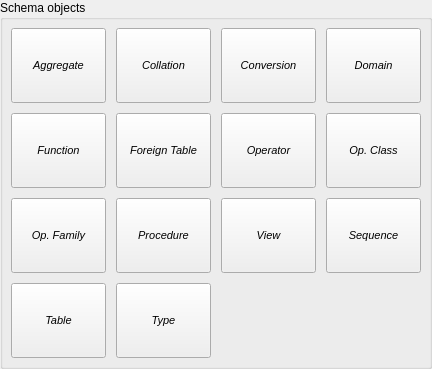
       <widget class="QGroupBox" name="sch_objs_grp">
        <property name="title">
         <string>Schema objects</string>
        </property>
        <layout class="QGridLayout" name="gridLayout_8">
         <property name="leftMargin">
          <number>4</number>
         </property>
         <property name="topMargin">
          <number>4</number>
         </property>
         <property name="rightMargin">
          <number>4</number>
         </property>
         <property name="bottomMargin">
          <number>4</number>
         </property>
         <item row="0" column="0">
          <widget class="QWidget" name="sch_objs_btns_wgt" native="true">
           <property name="sizePolicy">
            <sizepolicy hsizetype="Preferred" vsizetype="Fixed">
             <horstretch>0</horstretch>
             <verstretch>0</verstretch>
            </sizepolicy>
           </property>
           <layout class="QGridLayout" name="gridLayout">
            <property name="leftMargin">
             <number>4</number>
            </property>
            <property name="topMargin">
             <number>4</number>
            </property>
            <property name="rightMargin">
             <number>4</number>
            </property>
            <property name="bottomMargin">
             <number>4</number>
            </property>
            <property name="spacing">
             <number>10</number>
            </property>
            <item row="1" column="4">
             <widget class="QToolButton" name="opclass_tb">
              <property name="sizePolicy">
               <sizepolicy hsizetype="Preferred" vsizetype="Fixed">
                <horstretch>0</horstretch>
                <verstretch>0</verstretch>
               </sizepolicy>
              </property>
              <property name="minimumSize">
               <size>
                <width>95</width>
                <height>75</height>
               </size>
              </property>
              <property name="font">
               <font>
                <pointsize>8</pointsize>
                <weight>50</weight>
                <italic>true</italic>
                <bold>false</bold>
               </font>
              </property>
              <property name="focusPolicy">
               <enum>Qt::NoFocus</enum>
              </property>
              <property name="text">
               <string>Op. Class</string>
              </property>
              <property name="icon">
               <iconset resource="../res/resources.qrc">
                <normaloff>:/icons/icons/opclass.png</normaloff>:/icons/icons/opclass.png</iconset>
              </property>
              <property name="iconSize">
               <size>
                <width>32</width>
                <height>32</height>
               </size>
              </property>
              <property name="popupMode">
               <enum>QToolButton::InstantPopup</enum>
              </property>
              <property name="toolButtonStyle">
               <enum>Qt::ToolButtonTextUnderIcon</enum>
              </property>
             </widget>
            </item>
            <item row="1" column="0">
             <widget class="QToolButton" name="function_tb">
              <property name="sizePolicy">
               <sizepolicy hsizetype="Preferred" vsizetype="Fixed">
                <horstretch>0</horstretch>
                <verstretch>0</verstretch>
               </sizepolicy>
              </property>
              <property name="minimumSize">
               <size>
                <width>95</width>
                <height>75</height>
               </size>
              </property>
              <property name="font">
               <font>
                <pointsize>8</pointsize>
                <weight>50</weight>
                <italic>true</italic>
                <bold>false</bold>
               </font>
              </property>
              <property name="focusPolicy">
               <enum>Qt::NoFocus</enum>
              </property>
              <property name="text">
               <string>Function</string>
              </property>
              <property name="icon">
               <iconset resource="../res/resources.qrc">
                <normaloff>:/icons/icons/function.png</normaloff>:/icons/icons/function.png</iconset>
              </property>
              <property name="iconSize">
               <size>
                <width>32</width>
                <height>32</height>
               </size>
              </property>
              <property name="popupMode">
               <enum>QToolButton::InstantPopup</enum>
              </property>
              <property name="toolButtonStyle">
               <enum>Qt::ToolButtonTextUnderIcon</enum>
              </property>
             </widget>
            </item>
            <item row="0" column="2">
             <widget class="QToolButton" name="conversion_tb">
              <property name="sizePolicy">
               <sizepolicy hsizetype="Preferred" vsizetype="Fixed">
                <horstretch>0</horstretch>
                <verstretch>0</verstretch>
               </sizepolicy>
              </property>
              <property name="minimumSize">
               <size>
                <width>95</width>
                <height>75</height>
               </size>
              </property>
              <property name="font">
               <font>
                <pointsize>8</pointsize>
                <weight>50</weight>
                <italic>true</italic>
                <bold>false</bold>
               </font>
              </property>
              <property name="focusPolicy">
               <enum>Qt::NoFocus</enum>
              </property>
              <property name="text">
               <string>Conversion</string>
              </property>
              <property name="icon">
               <iconset resource="../res/resources.qrc">
                <normaloff>:/icons/icons/conversion.png</normaloff>:/icons/icons/conversion.png</iconset>
              </property>
              <property name="iconSize">
               <size>
                <width>32</width>
                <height>32</height>
               </size>
              </property>
              <property name="popupMode">
               <enum>QToolButton::InstantPopup</enum>
              </property>
              <property name="toolButtonStyle">
               <enum>Qt::ToolButtonTextUnderIcon</enum>
              </property>
             </widget>
            </item>
            <item row="0" column="1">
             <widget class="QToolButton" name="collation_tb">
              <property name="sizePolicy">
               <sizepolicy hsizetype="Preferred" vsizetype="Fixed">
                <horstretch>0</horstretch>
                <verstretch>0</verstretch>
               </sizepolicy>
              </property>
              <property name="minimumSize">
               <size>
                <width>95</width>
                <height>75</height>
               </size>
              </property>
              <property name="font">
               <font>
                <pointsize>8</pointsize>
                <weight>50</weight>
                <italic>true</italic>
                <bold>false</bold>
               </font>
              </property>
              <property name="focusPolicy">
               <enum>Qt::NoFocus</enum>
              </property>
              <property name="text">
               <string>Collation</string>
              </property>
              <property name="icon">
               <iconset resource="../res/resources.qrc">
                <normaloff>:/icons/icons/collation.png</normaloff>:/icons/icons/collation.png</iconset>
              </property>
              <property name="iconSize">
               <size>
                <width>32</width>
                <height>32</height>
               </size>
              </property>
              <property name="popupMode">
               <enum>QToolButton::InstantPopup</enum>
              </property>
              <property name="toolButtonStyle">
               <enum>Qt::ToolButtonTextUnderIcon</enum>
              </property>
             </widget>
            </item>
            <item row="1" column="1">
             <widget class="QToolButton" name="foreigntable_tb">
              <property name="sizePolicy">
               <sizepolicy hsizetype="Preferred" vsizetype="Fixed">
                <horstretch>0</horstretch>
                <verstretch>0</verstretch>
               </sizepolicy>
              </property>
              <property name="minimumSize">
               <size>
                <width>95</width>
                <height>75</height>
               </size>
              </property>
              <property name="font">
               <font>
                <pointsize>8</pointsize>
                <weight>50</weight>
                <italic>true</italic>
                <bold>false</bold>
               </font>
              </property>
              <property name="focusPolicy">
               <enum>Qt::NoFocus</enum>
              </property>
              <property name="text">
               <string>Foreign Table</string>
              </property>
              <property name="icon">
               <iconset resource="../res/resources.qrc">
                <normaloff>:/icons/icons/foreigntable.png</normaloff>:/icons/icons/foreigntable.png</iconset>
              </property>
              <property name="iconSize">
               <size>
                <width>32</width>
                <height>32</height>
               </size>
              </property>
              <property name="popupMode">
               <enum>QToolButton::InstantPopup</enum>
              </property>
              <property name="toolButtonStyle">
               <enum>Qt::ToolButtonTextUnderIcon</enum>
              </property>
             </widget>
            </item>
            <item row="2" column="0">
             <widget class="QToolButton" name="opfamily_tb">
              <property name="sizePolicy">
               <sizepolicy hsizetype="Preferred" vsizetype="Fixed">
                <horstretch>0</horstretch>
                <verstretch>0</verstretch>
               </sizepolicy>
              </property>
              <property name="minimumSize">
               <size>
                <width>95</width>
                <height>75</height>
               </size>
              </property>
              <property name="font">
               <font>
                <pointsize>8</pointsize>
                <weight>50</weight>
                <italic>true</italic>
                <bold>false</bold>
               </font>
              </property>
              <property name="focusPolicy">
               <enum>Qt::NoFocus</enum>
              </property>
              <property name="text">
               <string>Op. Family</string>
              </property>
              <property name="icon">
               <iconset resource="../res/resources.qrc">
                <normaloff>:/icons/icons/opfamily.png</normaloff>:/icons/icons/opfamily.png</iconset>
              </property>
              <property name="iconSize">
               <size>
                <width>32</width>
                <height>32</height>
               </size>
              </property>
              <property name="popupMode">
               <enum>QToolButton::InstantPopup</enum>
              </property>
              <property name="toolButtonStyle">
               <enum>Qt::ToolButtonTextUnderIcon</enum>
              </property>
             </widget>
            </item>
            <item row="1" column="2">
             <widget class="QToolButton" name="operator_tb">
              <property name="sizePolicy">
               <sizepolicy hsizetype="Preferred" vsizetype="Fixed">
                <horstretch>0</horstretch>
                <verstretch>0</verstretch>
               </sizepolicy>
              </property>
              <property name="minimumSize">
               <size>
                <width>95</width>
                <height>75</height>
               </size>
              </property>
              <property name="font">
               <font>
                <pointsize>8</pointsize>
                <weight>50</weight>
                <italic>true</italic>
                <bold>false</bold>
               </font>
              </property>
              <property name="focusPolicy">
               <enum>Qt::NoFocus</enum>
              </property>
              <property name="text">
               <string>Operator</string>
              </property>
              <property name="icon">
               <iconset resource="../res/resources.qrc">
                <normaloff>:/icons/icons/operator.png</normaloff>:/icons/icons/operator.png</iconset>
              </property>
              <property name="iconSize">
               <size>
                <width>32</width>
                <height>32</height>
               </size>
              </property>
              <property name="popupMode">
               <enum>QToolButton::InstantPopup</enum>
              </property>
              <property name="toolButtonStyle">
               <enum>Qt::ToolButtonTextUnderIcon</enum>
              </property>
             </widget>
            </item>
            <item row="0" column="4">
             <widget class="QToolButton" name="domain_tb">
              <property name="sizePolicy">
               <sizepolicy hsizetype="Preferred" vsizetype="Fixed">
                <horstretch>0</horstretch>
                <verstretch>0</verstretch>
               </sizepolicy>
              </property>
              <property name="minimumSize">
               <size>
                <width>95</width>
                <height>75</height>
               </size>
              </property>
              <property name="font">
               <font>
                <pointsize>8</pointsize>
                <weight>50</weight>
                <italic>true</italic>
                <bold>false</bold>
               </font>
              </property>
              <property name="focusPolicy">
               <enum>Qt::NoFocus</enum>
              </property>
              <property name="text">
               <string>Domain</string>
              </property>
              <property name="icon">
               <iconset resource="../res/resources.qrc">
                <normaloff>:/icons/icons/domain.png</normaloff>:/icons/icons/domain.png</iconset>
              </property>
              <property name="iconSize">
               <size>
                <width>32</width>
                <height>32</height>
               </size>
              </property>
              <property name="popupMode">
               <enum>QToolButton::InstantPopup</enum>
              </property>
              <property name="toolButtonStyle">
               <enum>Qt::ToolButtonTextUnderIcon</enum>
              </property>
             </widget>
            </item>
            <item row="0" column="0">
             <widget class="QToolButton" name="aggregate_tb">
              <property name="sizePolicy">
               <sizepolicy hsizetype="Preferred" vsizetype="Fixed">
                <horstretch>0</horstretch>
                <verstretch>0</verstretch>
               </sizepolicy>
              </property>
              <property name="minimumSize">
               <size>
                <width>95</width>
                <height>75</height>
               </size>
              </property>
              <property name="font">
               <font>
                <pointsize>8</pointsize>
                <weight>50</weight>
                <italic>true</italic>
                <bold>false</bold>
               </font>
              </property>
              <property name="focusPolicy">
               <enum>Qt::NoFocus</enum>
              </property>
              <property name="text">
               <string>Aggregate</string>
              </property>
              <property name="icon">
               <iconset resource="../res/resources.qrc">
                <normaloff>:/icons/icons/aggregate.png</normaloff>:/icons/icons/aggregate.png</iconset>
              </property>
              <property name="iconSize">
               <size>
                <width>32</width>
                <height>32</height>
               </size>
              </property>
              <property name="popupMode">
               <enum>QToolButton::InstantPopup</enum>
              </property>
              <property name="toolButtonStyle">
               <enum>Qt::ToolButtonTextUnderIcon</enum>
              </property>
             </widget>
            </item>
            <item row="2" column="4">
             <widget class="QToolButton" name="sequence_tb">
              <property name="sizePolicy">
               <sizepolicy hsizetype="Preferred" vsizetype="Fixed">
                <horstretch>0</horstretch>
                <verstretch>0</verstretch>
               </sizepolicy>
              </property>
              <property name="minimumSize">
               <size>
                <width>95</width>
                <height>75</height>
               </size>
              </property>
              <property name="font">
               <font>
                <pointsize>8</pointsize>
                <weight>50</weight>
                <italic>true</italic>
                <bold>false</bold>
               </font>
              </property>
              <property name="focusPolicy">
               <enum>Qt::NoFocus</enum>
              </property>
              <property name="text">
               <string>Sequence</string>
              </property>
              <property name="icon">
               <iconset resource="../res/resources.qrc">
                <normaloff>:/icons/icons/sequence.png</normaloff>:/icons/icons/sequence.png</iconset>
              </property>
              <property name="iconSize">
               <size>
                <width>32</width>
                <height>32</height>
               </size>
              </property>
              <property name="popupMode">
               <enum>QToolButton::InstantPopup</enum>
              </property>
              <property name="toolButtonStyle">
               <enum>Qt::ToolButtonTextUnderIcon</enum>
              </property>
             </widget>
            </item>
            <item row="2" column="2">
             <widget class="QToolButton" name="view_tb">
              <property name="sizePolicy">
               <sizepolicy hsizetype="Preferred" vsizetype="Fixed">
                <horstretch>0</horstretch>
                <verstretch>0</verstretch>
               </sizepolicy>
              </property>
              <property name="minimumSize">
               <size>
                <width>95</width>
                <height>75</height>
               </size>
              </property>
              <property name="font">
               <font>
                <pointsize>8</pointsize>
                <weight>50</weight>
                <italic>true</italic>
                <bold>false</bold>
               </font>
              </property>
              <property name="focusPolicy">
               <enum>Qt::NoFocus</enum>
              </property>
              <property name="text">
               <string>View</string>
              </property>
              <property name="icon">
               <iconset resource="../res/resources.qrc">
                <normaloff>:/icons/icons/view.png</normaloff>:/icons/icons/view.png</iconset>
              </property>
              <property name="iconSize">
               <size>
                <width>32</width>
                <height>32</height>
               </size>
              </property>
              <property name="popupMode">
               <enum>QToolButton::InstantPopup</enum>
              </property>
              <property name="toolButtonStyle">
               <enum>Qt::ToolButtonTextUnderIcon</enum>
              </property>
             </widget>
            </item>
            <item row="2" column="1">
             <widget class="QToolButton" name="procedure_tb">
              <property name="sizePolicy">
               <sizepolicy hsizetype="Preferred" vsizetype="Fixed">
                <horstretch>0</horstretch>
                <verstretch>0</verstretch>
               </sizepolicy>
              </property>
              <property name="minimumSize">
               <size>
                <width>95</width>
                <height>75</height>
               </size>
              </property>
              <property name="font">
               <font>
                <pointsize>8</pointsize>
                <weight>50</weight>
                <italic>true</italic>
                <bold>false</bold>
               </font>
              </property>
              <property name="focusPolicy">
               <enum>Qt::NoFocus</enum>
              </property>
              <property name="text">
               <string>Procedure</string>
              </property>
              <property name="icon">
               <iconset resource="../res/resources.qrc">
                <normaloff>:/icons/icons/procedure.png</normaloff>:/icons/icons/procedure.png</iconset>
              </property>
              <property name="iconSize">
               <size>
                <width>32</width>
                <height>32</height>
               </size>
              </property>
              <property name="popupMode">
               <enum>QToolButton::InstantPopup</enum>
              </property>
              <property name="toolButtonStyle">
               <enum>Qt::ToolButtonTextUnderIcon</enum>
              </property>
             </widget>
            </item>
            <item row="3" column="1">
             <widget class="QToolButton" name="type_tb">
              <property name="sizePolicy">
               <sizepolicy hsizetype="Preferred" vsizetype="Fixed">
                <horstretch>0</horstretch>
                <verstretch>0</verstretch>
               </sizepolicy>
              </property>
              <property name="minimumSize">
               <size>
                <width>95</width>
                <height>75</height>
               </size>
              </property>
              <property name="font">
               <font>
                <pointsize>8</pointsize>
                <weight>50</weight>
                <italic>true</italic>
                <bold>false</bold>
               </font>
              </property>
              <property name="focusPolicy">
               <enum>Qt::StrongFocus</enum>
              </property>
              <property name="text">
               <string>Type</string>
              </property>
              <property name="icon">
               <iconset resource="../res/resources.qrc">
                <normaloff>:/icons/icons/usertype.png</normaloff>:/icons/icons/usertype.png</iconset>
              </property>
              <property name="iconSize">
               <size>
                <width>32</width>
                <height>32</height>
               </size>
              </property>
              <property name="popupMode">
               <enum>QToolButton::InstantPopup</enum>
              </property>
              <property name="toolButtonStyle">
               <enum>Qt::ToolButtonTextUnderIcon</enum>
              </property>
             </widget>
            </item>
            <item row="3" column="0">
             <widget class="QToolButton" name="table_tb">
              <property name="sizePolicy">
               <sizepolicy hsizetype="Preferred" vsizetype="Fixed">
                <horstretch>0</horstretch>
                <verstretch>0</verstretch>
               </sizepolicy>
              </property>
              <property name="minimumSize">
               <size>
                <width>95</width>
                <height>75</height>
               </size>
              </property>
              <property name="font">
               <font>
                <pointsize>8</pointsize>
                <weight>50</weight>
                <italic>true</italic>
                <bold>false</bold>
               </font>
              </property>
              <property name="focusPolicy">
               <enum>Qt::NoFocus</enum>
              </property>
              <property name="text">
               <string>Table</string>
              </property>
              <property name="icon">
               <iconset resource="../res/resources.qrc">
                <normaloff>:/icons/icons/table.png</normaloff>:/icons/icons/table.png</iconset>
              </property>
              <property name="iconSize">
               <size>
                <width>32</width>
                <height>32</height>
               </size>
              </property>
              <property name="popupMode">
               <enum>QToolButton::InstantPopup</enum>
              </property>
              <property name="toolButtonStyle">
               <enum>Qt::ToolButtonTextUnderIcon</enum>
              </property>
             </widget>
            </item>
           </layout>
          </widget>
         </item>
        </layout>
       </widget>
